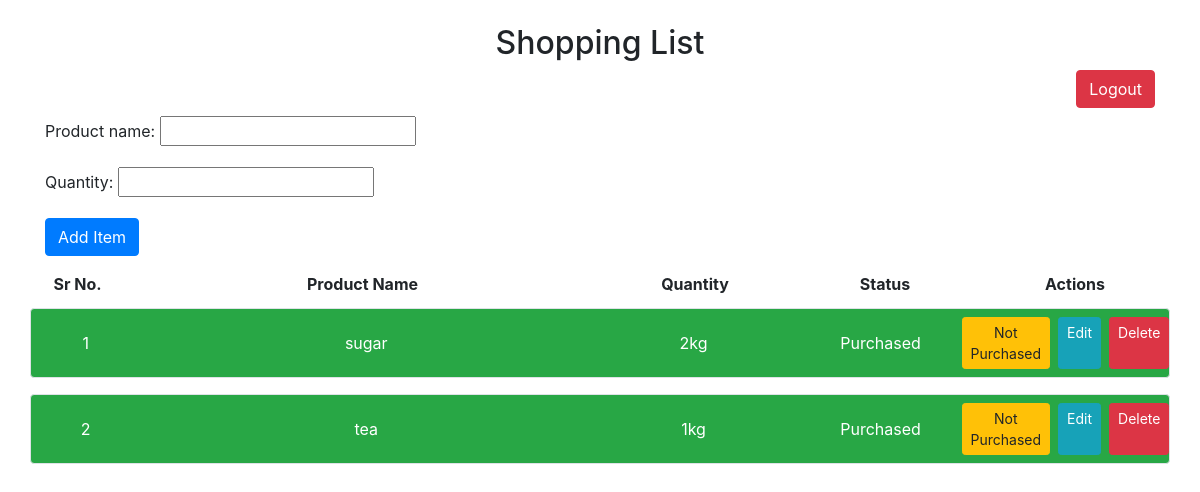
The app's page /shopping_list/ (signed in), older data.
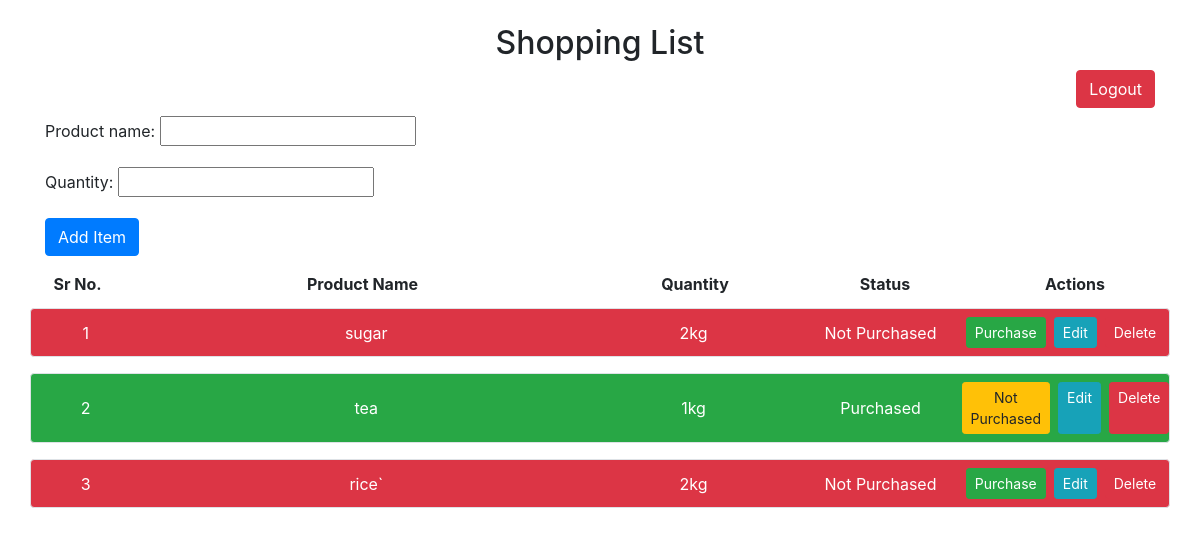
The same page, newer data.
### shopping/models.py (models this page shows, shortened)
class ShoppingList(models.Model):
    user = models.ForeignKey(User, on_delete=models.CASCADE)
    product_name = models.CharField(max_length=100)
    quantity = models.CharField(max_length=100)
    purchased = models.BooleanField(default=False)

### shopping/views.py (the view)
# urls.py: path('shopping_list/', shopping_list, name='shopping_list'),
@login_required
def shopping_list(request):
    if request.method == 'POST':
        form = ShoppingListForm(request.POST)
        if form.is_valid():
            shopping_item = form.save(commit=False)
            shopping_item.user = request.user
            shopping_item.save()
            return redirect('shopping_list')
    else:
        form = ShoppingListForm()
        items = ShoppingList.objects.filter(user=request.user)
        return render(request, 'shopping_list.html', {'form':form, 'items': items})

### shopping/forms.py
class ShoppingListForm(forms.ModelForm):
    class Meta:
        model = ShoppingList
        fields = ['product_name', 'quantity']

### shopping/templates/shopping_list.html (shortened to what this page needs)
<!DOCTYPE html>
<html lang="en">
<head>
    <link rel="stylesheet" href="https://stackpath.bootstrapcdn.com/bootstrap/4.5.2/css/bootstrap.min.css">
</head>
<body>
    <div class="container mx-8">
        <h2 class="text-center mt-4">Shopping List</h2>
        <div class="d-flex justify-content-end mb-2">
            <a href="{% url 'logout' %}" class="btn btn-danger">Logout</a>
        </div>
        <form method="POST" class="mb-2">
            {{ form.as_p }}
            <button type="submit" class="btn btn-primary">Add Item</button>
        </form>
        <div class="row font-weight-bold mb-1">
            <div class="col-1 p-2 text-center">Sr No.</div>
            <div class="col-5 p-2 text-center">Product Name</div>
            <div class="col-2 p-2 text-center">Quantity</div>
            <div class="col-2 p-2 text-center">Status</div>
            <div class="col-2 p-2 text-center">Actions</div>
        </div>
        <div class="item-list">
            {% for item in items %}
                <div class="row align-items-center mb-3 border p-2 rounded {% if item.purchased %}bg-success text-white{% else %}bg-danger text-white{% endif %}">
                    <div class="col-1 text-center">{{ forloop.counter }}</div>
                    <div class="col-5 text-center">{{ item.product_name }}</div>
                    <div class="col-2 text-center">{{ item.quantity }}</div>
                    <div class="col-2 text-center">
                        {% if item.purchased %}
                            Purchased
                        {% else %}
                            Not Purchased
                        {% endif %}
                    </div>
                    <div class="col-2 text-center">
                        <div class="d-flex justify-content-center">
                            <form action="{% url 'toggle_purchase_item' item.id %}" method="POST" class="mr-1">
                                <button type="submit" class="btn {% if item.purchased %}btn-warning{% else %}btn-success{% endif %} btn-sm">
                                    {% if item.purchased %} Not Purchased {% else %} Purchase {% endif %}
                                </button>
                            </form>
                            <a href="{% url 'edit_item' item.id %}" class="btn btn-info btn-sm mx-1">Edit</a>
                            <a href="{% url 'delete_item' item.id %}" class="btn btn-danger btn-sm mx-1">Delete</a>
                        </div>
                    </div>
                </div>
            {% endfor %}
        </div>
    </div>
</body>
</html>

Row changes from the older to the newer data that the page shows:
changed ShoppingList "sugar": purchased "Purchased" → "Purchase"
added ShoppingList: product_name "rice`", quantity "2kg", purchased "Not Purchased"
